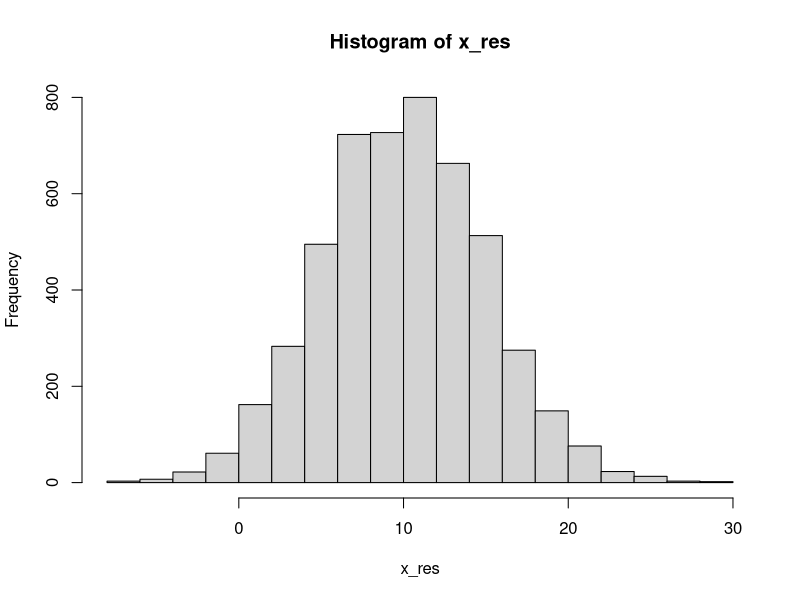
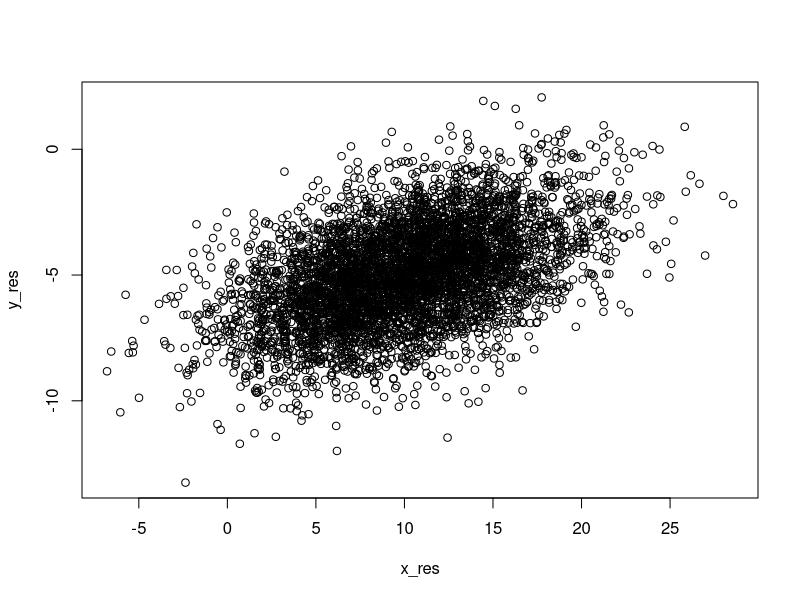
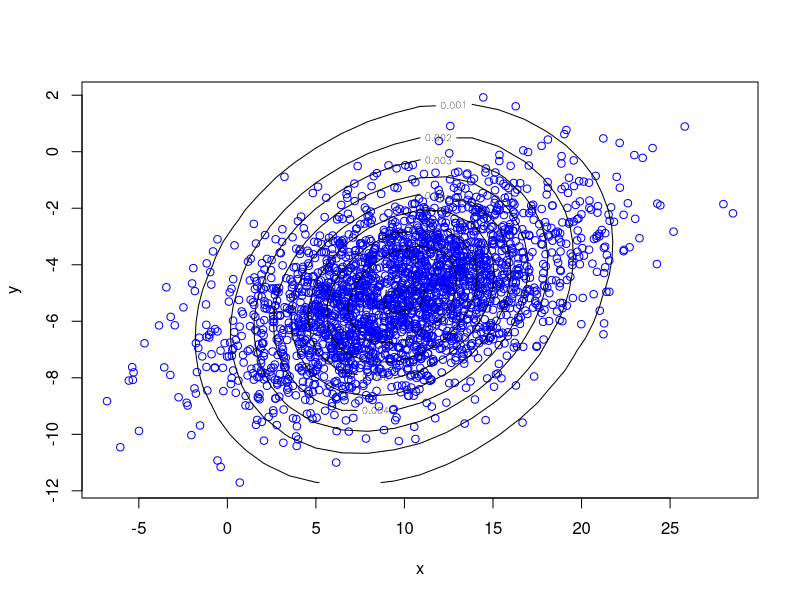

These figures' R source, in order:

# http://blog.csdn.net/abcjennifer/article/details/25908495

# define Gauss Posterior Distribution
# bivariate normal dist, f(x|y), f(y|x) (check online)

p_ygivenx <- function(x,m1,m2,s1,s2)
{
  return (rnorm(1,m2+rho*s2/s1*(x-m1),sqrt(1-rho^2)*s2 ))
}

p_xgiveny <- function(y,m1,m2,s1,s2)
{
  return 	(rnorm(1,m1+rho*s1/s2*(y-m2),sqrt(1-rho^2)*s1 ))
}


N = 5000
K = 20         #iteration in each sampling
x_res = vector(length = N)
y_res = vector(length = N)
m1 = 10; m2 = -5; s1 = 5; s2 = 2
rho = 0.5
y = m2

for (i in 1:N)
{
  for(j in 1:K)
  {
    x = p_xgiveny(y, m1,m2,s1,s2)
    y = p_ygivenx(x, m1,m2,s1,s2)
    # print(x)
    x_res[i] = x;
    y_res[i] = y;
  }
}

hist(x_res,freq = 1)
dev.new()
plot(x_res,y_res)
library(MASS)
valid_range = seq(from = N/2, to = N, by = 1)
MVN.kdensity <- kde2d(x_res[valid_range], y_res[valid_range], h = 10) #estimate kernel density
plot(x_res[valid_range], y_res[valid_range], col = "blue", xlab = "x", ylab = "y") 
contour(MVN.kdensity, add = TRUE) #bivariate contour plot

# real distribution
# real = mvrnorm(N,c(m1,m2),diag(c(s1,s2)))
# dev.new()
# plot(real[1:N,1],real[1:N,2])
